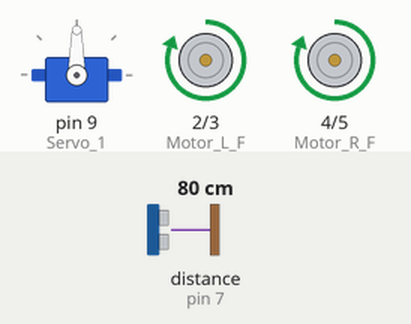
Bench run of a sketch on a simulated Arduino Uno, built with avr-gcc and run on an emulated ATmega328P. Parts: servo, motor-driver pin pairs drawn as motors (green arrow = first pin HIGH = forward, orange = second pin HIGH = backward, longer = more drive). Inputs (shaded band) come from the test bench; at power-on: distance to the obstacle (sensor on pin 7) 80 cm. The echo pulse lasts 58.3 µs per cm.

Above: at 2.2 s.
2.3 s: distance to the obstacle (sensor on pin 7) set to 52 cm
3.8 s: distance to the obstacle (sensor on pin 7) set to 45 cm
At 4.2 s:
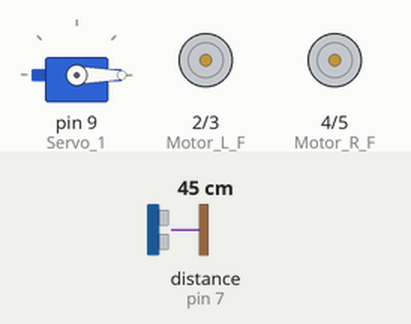
6.8 s: distance to the obstacle (sensor on pin 7) set to 60 cm
At 7.4 s:
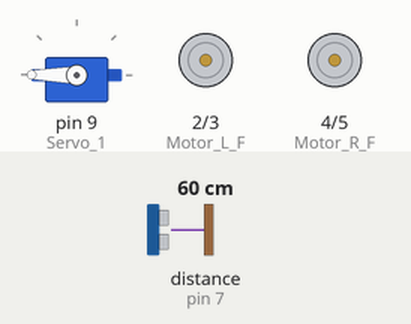
9.7 s: distance to the obstacle (sensor on pin 7) set to 2 cm
At 10.6 s:
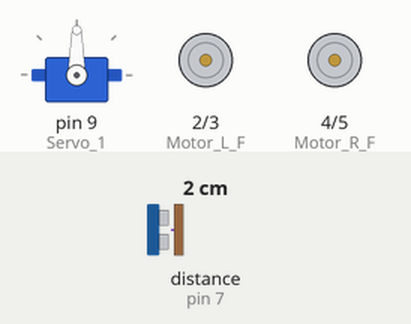
12.7 s: distance to the obstacle (sensor on pin 7) set to 120 cm
At 13.92 s:
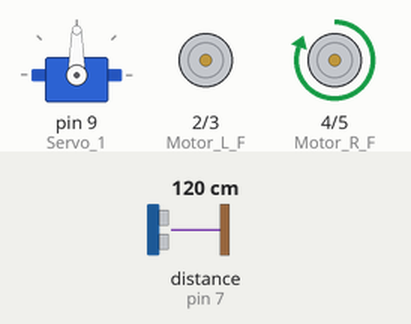
Timing chart, 0 to 15.7 s (numbered marks = the images above; inputs shaded):
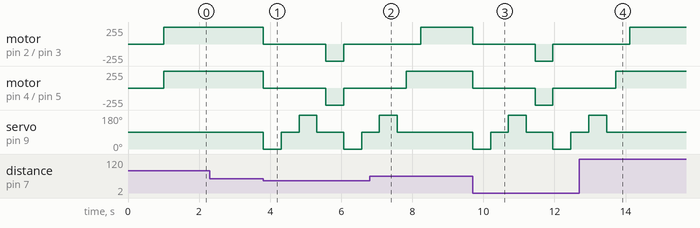

The sketch:

Arduino_Code_for_Obstacle_Avoiding.ino
```cpp
#include <HCSR04.h>
#include <Servo.h>

// Define Motor Pin
const int Motor_L_F = 2;
const int Motor_L_B = 3;
const int Motor_R_F = 4;
const int Motor_R_B = 5;

// Define Ultrasonic Sensor Pin
#define Echo  7
#define Trig  8

// Variable to store distance
int Front_D = 0;
int Left_D = 0;
int Right_D = 0;

int Max_D = 50;  // Max distance to obastacle


UltraSonicDistanceSensor distanceSensor(Trig, Echo);  // Initialize sensor

Servo Servo_1;  // create servo object to control a servo
int pos = 0;    // variable to store the servo position


void setup() {
  // put your setup code here, to run once:
  Serial.begin(9600);


  // Define Motor Pin as output
  pinMode(Motor_L_F, OUTPUT);
  pinMode(Motor_L_B, OUTPUT);
  pinMode(Motor_R_F, OUTPUT);
  pinMode(Motor_R_B, OUTPUT);

  Servo_1.attach(9);  // attaches the servo on pin 9 to the servo object
  int pos = 90;
  Servo_1.write(pos);
  delay(1000);


}

void loop() {
    // put your main code here, to run repeatedly:
   Front_D = distanceSensor.measureDistanceCm(); // measuring fornt distance
   if (Front_D < Max_D)
   {
     Stop();
     Get_D();
     if(Right_D > Max_D)
     {
       Right();
       delay(400);
       Forward();
     }
     else if ( Left_D > Max_D)
     {
       Left();
       delay(400);
       Forward();
     }
     else  {
       Back();
       delay (500);
       Stop();
      }
   }
   else{
    Forward();
   }
}


void Forward(){
  // Run Left Motor In Forward Direction
  digitalWrite(Motor_L_F, HIGH);
  digitalWrite(Motor_L_B, LOW);

  //Run Right Motor in Forward Direction
  digitalWrite(Motor_R_F, HIGH);
  digitalWrite(Motor_R_B, LOW);

  }

void Right(){
  //Stop Right Motor
  digitalWrite(Motor_R_F, LOW);
  digitalWrite(Motor_R_B, LOW);

  //Run Left Motor in Forward Direction
  digitalWrite(Motor_L_F, HIGH);
  digitalWrite(Motor_L_B, LOW);

  }

void Left(){
  //Stop Left Motor
  digitalWrite(Motor_L_F, LOW);
  digitalWrite(Motor_L_B, LOW);

  //Run Right Motor in Forward Direction
  digitalWrite(Motor_R_F, HIGH);
  digitalWrite(Motor_R_B, LOW);

  }

void Back(){
  // Run Left Motor In Forward Direction
  digitalWrite(Motor_L_F, LOW);
  digitalWrite(Motor_L_B, HIGH);

  //Run Right Motor in Forward Direction
  digitalWrite(Motor_R_F, LOW);
  digitalWrite(Motor_R_B, HIGH);

  }

void Stop(){
  // Run Left Motor In Forward Direction
  digitalWrite(Motor_L_F, LOW);
  digitalWrite(Motor_L_B, LOW);

  //Run Right Motor in Forward Direction
  digitalWrite(Motor_R_F, LOW);
  digitalWrite(Motor_R_B, LOW);

  }

void Get_D(){
    Servo_1.write(0);   // Right Position
    delay(500);
    Right_D = distanceSensor.measureDistanceCm();
    Servo_1.write(90);  // Front Positon
    delay(500);
    Front_D = distanceSensor.measureDistanceCm();
    Servo_1.write(180); // Left position of servo
    delay(500);
    Left_D = distanceSensor.measureDistanceCm();
    Servo_1.write(90);  // back to front
    delay(250);
  }
```

Measured:
- the behaviour switches between 50 and 49 cm on distance to the obstacle (sensor on pin 7) (found by bisection; images 0 and 1)
- after the input at 2.3 s, every drawn part: stays the same
- after the input at 3.8 s, motor on pin 2 (Motor_L_F) / pin 3 (Motor_L_B), motor on pin 4 (Motor_R_F) / pin 5 (Motor_R_B): forward 255/255 → stopped at once, → backward 255/255 1.8 s later, → stopped 0.50 s later; servo on pin 9 (Servo_1): 90° → 0° at once, → 90° 0.50 s later, → 180° 0.50 s later, → 90° 0.50 s later, … (6 changes in this stretch)
- after the input at 6.8 s, servo on pin 9 (Servo_1): goes on until 7.6 s, then stays 90°
- after the input at 9.7 s, motor on pin 2 (Motor_L_F) / pin 3 (Motor_L_B), motor on pin 4 (Motor_R_F) / pin 5 (Motor_R_B): forward 255/255 → stopped at once, → backward 255/255 1.8 s later, → stopped 0.50 s later; servo on pin 9 (Servo_1): 90° → 0° at once, → 90° 0.50 s later, → 180° 0.50 s later, → 90° 0.50 s later, … (6 changes in this stretch)
- after the input at 12.7 s, servo on pin 9 (Servo_1): goes on until 13.5 s, then stays 90°
